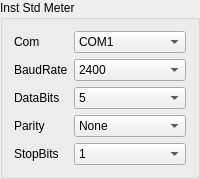
    <widget class="QGroupBox" name="gBoxInstStd">
     <property name="title">
      <string>Inst Std Meter</string>
     </property>
     <layout class="QGridLayout" name="gridLayout_33">
      <item row="0" column="0">
       <widget class="QLabel" name="label_145">
        <property name="sizePolicy">
         <sizepolicy hsizetype="Fixed" vsizetype="Preferred">
          <horstretch>0</horstretch>
          <verstretch>0</verstretch>
         </sizepolicy>
        </property>
        <property name="text">
         <string>Com</string>
        </property>
       </widget>
      </item>
      <item row="0" column="1">
       <widget class="QComboBox" name="comboInstStdSerialNum">
        <item>
         <property name="text">
          <string>COM1</string>
         </property>
        </item>
        <item>
         <property name="text">
          <string>COM2</string>
         </property>
        </item>
        <item>
         <property name="text">
          <string>COM3</string>
         </property>
        </item>
        <item>
         <property name="text">
          <string>COM4</string>
         </property>
        </item>
        <item>
         <property name="text">
          <string>COM5</string>
         </property>
        </item>
        <item>
         <property name="text">
          <string>COM6</string>
         </property>
        </item>
        <item>
         <property name="text">
          <string>COM7</string>
         </property>
        </item>
        <item>
         <property name="text">
          <string>COM8</string>
         </property>
        </item>
        <item>
         <property name="text">
          <string>COM9</string>
         </property>
        </item>
        <item>
         <property name="text">
          <string>COM10</string>
         </property>
        </item>
        <item>
         <property name="text">
          <string>COM11</string>
         </property>
        </item>
        <item>
         <property name="text">
          <string>COM12</string>
         </property>
        </item>
        <item>
         <property name="text">
          <string>COM13</string>
         </property>
        </item>
        <item>
         <property name="text">
          <string>COM14</string>
         </property>
        </item>
        <item>
         <property name="text">
          <string>COM15</string>
         </property>
        </item>
        <item>
         <property name="text">
          <string>COM16</string>
         </property>
        </item>
        <item>
         <property name="text">
          <string>COM17</string>
         </property>
        </item>
        <item>
         <property name="text">
          <string>COM18</string>
         </property>
        </item>
        <item>
         <property name="text">
          <string>COM19</string>
         </property>
        </item>
        <item>
         <property name="text">
          <string>COM20</string>
         </property>
        </item>
        <item>
         <property name="text">
          <string>COM21</string>
         </property>
        </item>
        <item>
         <property name="text">
          <string>COM22</string>
         </property>
        </item>
        <item>
         <property name="text">
          <string>COM23</string>
         </property>
        </item>
        <item>
         <property name="text">
          <string>COM24</string>
         </property>
        </item>
        <item>
         <property name="text">
          <string>COM25</string>
         </property>
        </item>
        <item>
         <property name="text">
          <string>COM26</string>
         </property>
        </item>
        <item>
         <property name="text">
          <string>COM27</string>
         </property>
        </item>
        <item>
         <property name="text">
          <string>COM28</string>
         </property>
        </item>
        <item>
         <property name="text">
          <string>COM29</string>
         </property>
        </item>
        <item>
         <property name="text">
          <string>COM30</string>
         </property>
        </item>
       </widget>
      </item>
      <item row="1" column="0">
       <widget class="QLabel" name="label_146">
        <property name="text">
         <string>BaudRate</string>
        </property>
       </widget>
      </item>
      <item row="1" column="1">
       <widget class="QComboBox" name="comboInstStdBaudRate">
        <item>
         <property name="text">
          <string>2400</string>
         </property>
        </item>
        <item>
         <property name="text">
          <string>4800</string>
         </property>
        </item>
        <item>
         <property name="text">
          <string>9600</string>
         </property>
        </item>
        <item>
         <property name="text">
          <string>14400</string>
         </property>
        </item>
        <item>
         <property name="text">
          <string>19200</string>
         </property>
        </item>
        <item>
         <property name="text">
          <string>38400</string>
         </property>
        </item>
        <item>
         <property name="text">
          <string>56000</string>
         </property>
        </item>
       </widget>
      </item>
      <item row="2" column="0">
       <widget class="QLabel" name="label_147">
        <property name="text">
         <string>DataBits</string>
        </property>
       </widget>
      </item>
      <item row="2" column="1">
       <widget class="QComboBox" name="comboInstStdBits">
        <item>
         <property name="text">
          <string>5</string>
         </property>
        </item>
        <item>
         <property name="text">
          <string>6</string>
         </property>
        </item>
        <item>
         <property name="text">
          <string>7</string>
         </property>
        </item>
        <item>
         <property name="text">
          <string>8</string>
         </property>
        </item>
       </widget>
      </item>
      <item row="3" column="0">
       <widget class="QLabel" name="label_148">
        <property name="text">
         <string>Parity</string>
        </property>
       </widget>
      </item>
      <item row="3" column="1">
       <widget class="QComboBox" name="comboInstStdChkBit">
        <item>
         <property name="text">
          <string>None</string>
         </property>
        </item>
        <item>
         <property name="text">
          <string>Odd</string>
         </property>
        </item>
        <item>
         <property name="text">
          <string>Even</string>
         </property>
        </item>
       </widget>
      </item>
      <item row="4" column="0">
       <widget class="QLabel" name="label_149">
        <property name="text">
         <string>StopBits</string>
        </property>
       </widget>
      </item>
      <item row="4" column="1">
       <widget class="QComboBox" name="comboInstStdEndBit">
        <item>
         <property name="text">
          <string>1</string>
         </property>
        </item>
        <item>
         <property name="text">
          <string>1.5</string>
         </property>
        </item>
        <item>
         <property name="text">
          <string>2</string>
         </property>
        </item>
       </widget>
      </item>
     </layout>
    </widget>
